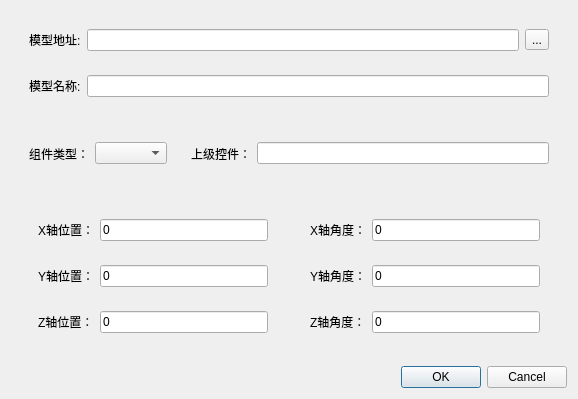
<?xml version="1.0" encoding="UTF-8"?>
<ui version="4.0">
 <class>ImportNew</class>
 <widget class="QDialog" name="ImportNew">
  <property name="geometry">
   <rect>
    <x>0</x>
    <y>0</y>
    <width>578</width>
    <height>399</height>
   </rect>
  </property>
  <property name="windowTitle">
   <string>Dialog</string>
  </property>
  <layout class="QVBoxLayout" name="verticalLayout_2">
   <item>
    <widget class="QWidget" name="widget_3" native="true">
     <layout class="QVBoxLayout" name="verticalLayout">
      <item>
       <widget class="QWidget" name="widget" native="true">
        <layout class="QHBoxLayout" name="horizontalLayout">
         <item>
          <widget class="QLabel" name="label">
           <property name="text">
            <string>模型地址:</string>
           </property>
          </widget>
         </item>
         <item>
          <widget class="QLineEdit" name="lineEdit_path"/>
         </item>
         <item>
          <widget class="QToolButton" name="toolButton">
           <property name="text">
            <string>...</string>
           </property>
          </widget>
         </item>
         <item>
          <spacer name="horizontalSpacer">
           <property name="orientation">
            <enum>Qt::Horizontal</enum>
           </property>
           <property name="sizeType">
            <enum>QSizePolicy::Fixed</enum>
           </property>
           <property name="sizeHint" stdset="0">
            <size>
             <width>0</width>
             <height>0</height>
            </size>
           </property>
          </spacer>
         </item>
        </layout>
       </widget>
      </item>
      <item>
       <widget class="QWidget" name="widget_2" native="true">
        <layout class="QHBoxLayout" name="horizontalLayout_2">
         <item>
          <widget class="QLabel" name="label_2">
           <property name="text">
            <string>模型名称:</string>
           </property>
          </widget>
         </item>
         <item>
          <widget class="QLineEdit" name="lineEdit_name">
           <property name="text">
            <string/>
           </property>
          </widget>
         </item>
        </layout>
       </widget>
      </item>
     </layout>
    </widget>
   </item>
   <item>
    <widget class="QWidget" name="widget_15" native="true">
     <layout class="QHBoxLayout" name="horizontalLayout_12">
      <item>
       <widget class="QWidget" name="widget_13" native="true">
        <layout class="QHBoxLayout" name="horizontalLayout_4">
         <item>
          <widget class="QLabel" name="label_4">
           <property name="text">
            <string>组件类型：</string>
           </property>
          </widget>
         </item>
         <item>
          <widget class="QComboBox" name="comboBox"/>
         </item>
        </layout>
       </widget>
      </item>
      <item>
       <widget class="QWidget" name="widget_14" native="true">
        <layout class="QHBoxLayout" name="horizontalLayout_5">
         <item>
          <widget class="QLabel" name="label_5">
           <property name="text">
            <string>上级控件：</string>
           </property>
          </widget>
         </item>
         <item>
          <widget class="QLineEdit" name="lineEdit_name_3">
           <property name="text">
            <string/>
           </property>
          </widget>
         </item>
        </layout>
       </widget>
      </item>
     </layout>
    </widget>
   </item>
   <item>
    <widget class="QWidget" name="widget_12" native="true">
     <layout class="QHBoxLayout" name="horizontalLayout_11">
      <item>
       <widget class="QWidget" name="widget_7" native="true">
        <layout class="QVBoxLayout" name="verticalLayout_3">
         <item>
          <widget class="QWidget" name="widget_4" native="true">
           <layout class="QHBoxLayout" name="horizontalLayout_3">
            <item>
             <widget class="QLabel" name="label_3">
              <property name="text">
               <string>X轴位置：</string>
              </property>
             </widget>
            </item>
            <item>
             <widget class="QLineEdit" name="lineEdit_x">
              <property name="text">
               <string>0</string>
              </property>
             </widget>
            </item>
           </layout>
          </widget>
         </item>
         <item>
          <widget class="QWidget" name="widget_5" native="true">
           <layout class="QHBoxLayout" name="horizontalLayout_6">
            <item>
             <widget class="QLabel" name="label_6">
              <property name="text">
               <string>Y轴位置：</string>
              </property>
             </widget>
            </item>
            <item>
             <widget class="QLineEdit" name="lineEdit_y">
              <property name="text">
               <string>0</string>
              </property>
             </widget>
            </item>
           </layout>
          </widget>
         </item>
         <item>
          <widget class="QWidget" name="widget_6" native="true">
           <layout class="QHBoxLayout" name="horizontalLayout_7">
            <item>
             <widget class="QLabel" name="label_7">
              <property name="text">
               <string>Z轴位置：</string>
              </property>
             </widget>
            </item>
            <item>
             <widget class="QLineEdit" name="lineEdit_z">
              <property name="text">
               <string>0</string>
              </property>
             </widget>
            </item>
           </layout>
          </widget>
         </item>
        </layout>
       </widget>
      </item>
      <item>
       <widget class="QWidget" name="widget_8" native="true">
        <layout class="QVBoxLayout" name="verticalLayout_4">
         <item>
          <widget class="QWidget" name="widget_9" native="true">
           <layout class="QHBoxLayout" name="horizontalLayout_8">
            <item>
             <widget class="QLabel" name="label_8">
              <property name="text">
               <string>X轴角度：</string>
              </property>
             </widget>
            </item>
            <item>
             <widget class="QLineEdit" name="lineEdit_xr">
              <property name="text">
               <string>0</string>
              </property>
             </widget>
            </item>
           </layout>
          </widget>
         </item>
         <item>
          <widget class="QWidget" name="widget_10" native="true">
           <layout class="QHBoxLayout" name="horizontalLayout_9">
            <item>
             <widget class="QLabel" name="label_9">
              <property name="text">
               <string>Y轴角度：</string>
              </property>
             </widget>
            </item>
            <item>
             <widget class="QLineEdit" name="lineEdit_yr">
              <property name="text">
               <string>0</string>
              </property>
             </widget>
            </item>
           </layout>
          </widget>
         </item>
         <item>
          <widget class="QWidget" name="widget_11" native="true">
           <layout class="QHBoxLayout" name="horizontalLayout_10">
            <item>
             <widget class="QLabel" name="label_10">
              <property name="text">
               <string>Z轴角度：</string>
              </property>
             </widget>
            </item>
            <item>
             <widget class="QLineEdit" name="lineEdit_zr">
              <property name="text">
               <string>0</string>
              </property>
             </widget>
            </item>
           </layout>
          </widget>
         </item>
        </layout>
       </widget>
      </item>
     </layout>
    </widget>
   </item>
   <item>
    <widget class="QDialogButtonBox" name="buttonBox">
     <property name="orientation">
      <enum>Qt::Horizontal</enum>
     </property>
     <property name="standardButtons">
      <set>QDialogButtonBox::Cancel|QDialogButtonBox::Ok</set>
     </property>
    </widget>
   </item>
  </layout>
 </widget>
 <resources/>
 <connections>
  <connection>
   <sender>buttonBox</sender>
   <signal>accepted()</signal>
   <receiver>ImportNew</receiver>
   <slot>accept()</slot>
   <hints>
    <hint type="sourcelabel">
     <x>248</x>
     <y>254</y>
    </hint>
    <hint type="destinationlabel">
     <x>157</x>
     <y>274</y>
    </hint>
   </hints>
  </connection>
  <connection>
   <sender>buttonBox</sender>
   <signal>rejected()</signal>
   <receiver>ImportNew</receiver>
   <slot>reject()</slot>
   <hints>
    <hint type="sourcelabel">
     <x>316</x>
     <y>260</y>
    </hint>
    <hint type="destinationlabel">
     <x>286</x>
     <y>274</y>
    </hint>
   </hints>
  </connection>
 </connections>
</ui>
